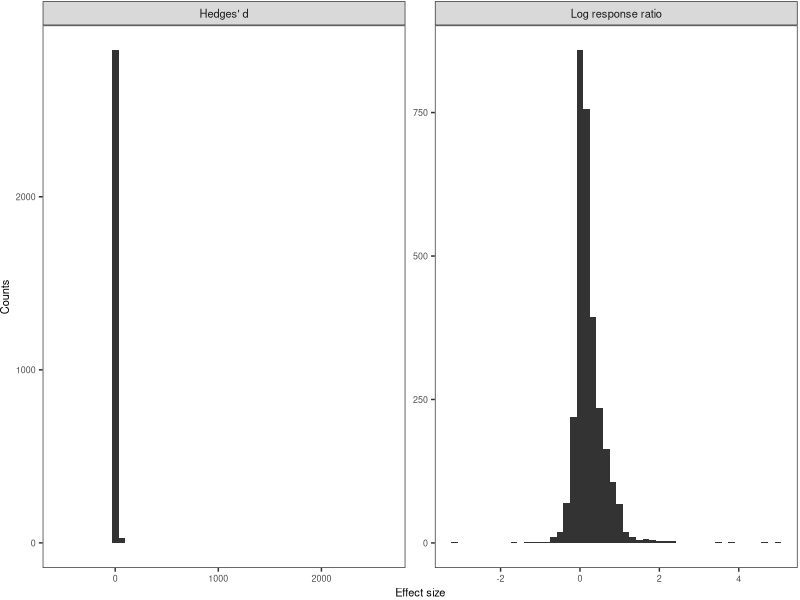

Reproduce this figure in R. (Note: this script raises an error after producing the figure.)
# /////////////////////////////////////////////////////////////////////////
# Effect Size (ES) histograms
# /////////////////////////////////////////////////////////////////////////

rm(list = ls(all.names = TRUE)); gc(reset = TRUE)


library(data.table)
library(ggplot2)

# Read ES table
es_dt <- fread("Output/cache/master_es_multi_methods.csv")


# ~~~~~~~~~~~~~~~~~~~~~~~~~~~~~~~~~~~~~~~~~~~~~~~~~~~~~~~~~~~~~~~~~~~~~~~~~
# Log ratio vs Hedges's d -------------------------------------------------
# ~~~~~~~~~~~~~~~~~~~~~~~~~~~~~~~~~~~~~~~~~~~~~~~~~~~~~~~~~~~~~~~~~~~~~~~~~

range(es_dt$PL_Effect_Size_hedgesD , na.rm = TRUE)
# -535.1298 2599.3613

quantile(es_dt$PL_Effect_Size_hedgesD, 
         probs = c(0.005, 0.995),
         na.rm = TRUE)
#          0.5%     99.5% 
#     -11.79197  72.35611
quantile(es_dt$PL_Effect_Size_hedgesD, 
         probs = c(0.05, 0.95),
         na.rm = TRUE)
#            5%       95% 
#     -1.293465 12.533562 

es_melt_1 <- melt(es_dt[, .(PL_Effect_Size_lnRktoall_0.5,
                            PL_Effect_Size_hedgesD)])
# The warning is ok

es_melt_1[, variable := factor(variable, labels = c("Log response ratio",
                                                    "Hedges' d"))]

# Create a dummy data.frame to help with placing white horizontal lines at the
# zero level to force-delete the default gray zero line in each panel. The
# default line doesn’t allow the visual detection of very small frequencies at
# big values when printing. The y values were discovered by try & error.
dummy <- data.frame(variable = c("Log response ratio", "Hedges' d"), 
                    y = c(-0.6, -2.3)) 

hist_1 <- 
    ggplot(data = es_melt_1, 
           aes(x = value)) +
    geom_histogram(bins = 50, fill = "gray20") +
    facet_wrap(~ variable, scales = "free", ncol = 2) +
    labs(x = "Effect size", y = "Counts") +
    # Draw a thin white horizontal line to “delete” the default zero gray line
    geom_hline(data = dummy,
               aes(yintercept = y),
               colour = "white",
               size = 0.001) +
    theme_bw() +
    theme(panel.grid.major = element_blank(),
          panel.grid.minor = element_blank(), # eliminate minor grids,
          # set font family for all text within the plot ("sans" should work as "Arial")
          # note that this can be overridden with other adjustment functions below
          text = element_text(family = "sans", size = 8),
          strip.text = element_text(size = 8),
          # set margins around entire plot ( https://goo.gl/zdgLMt )
          plot.margin = unit(c(t = 0.3, 
                               r = 0.6, 
                               b = 0.1, 
                               l = 0), 
                             "mm"))

ggsave(hist_1,
       file = "Output/share/histo_lnR_vs_HedgeD_draft_3.pdf",
       units = "cm", width = 14, height = 7)


# ~~~~~~~~~~~~~~~~~~~~~~~~~~~~~~~~~~~~~~~~~~~~~~~~~~~~~~~~~~~~~~~~~~~~~~~~~
# Log ratio - various constants -------------------------------------------
# ~~~~~~~~~~~~~~~~~~~~~~~~~~~~~~~~~~~~~~~~~~~~~~~~~~~~~~~~~~~~~~~~~~~~~~~~~

es_melt_2 <- melt(es_dt[, names(es_dt) %like% "PL_Effect_Size_lnRkto0", 
                        with = FALSE])
# The warning is ok

es_melt_2[, variable := factor(variable, 
                               labels = paste0("Log response ratio, k = ", 
                                               c(0.01, 0.05, 0.1, 0.5)))]

hist_2 <- 
    ggplot(data = es_melt_2, 
           aes(x = value)) +
    geom_histogram(binwidth = 0.05, fill = "gray20") +
    facet_wrap(~ variable, scales = "free", ncol = 1) +
    labs(x = "Effect size", y = "Counts") +
    theme_bw() +
    theme(panel.grid.major = element_blank(),
          panel.grid.minor = element_blank(), # eliminate minor grids,
          # set font family for all text within the plot ("sans" should work as "Arial")
          # note that this can be overridden with other adjustment functions below
          text = element_text(family = "sans", size = 8),
          strip.text = element_text(size = 8),
          # set margins around entire plot ( https://goo.gl/zdgLMt )
          plot.margin = unit(c(t = 0.3, 
                               r = 0.6, 
                               b = 0.1, 
                               l = 0), 
                             "mm"))

ggsave(hist_2,
       file = "output/share/histo_lnR_testing_constants_draft_1.pdf",
       units = "cm", width = 7, height = 14)
